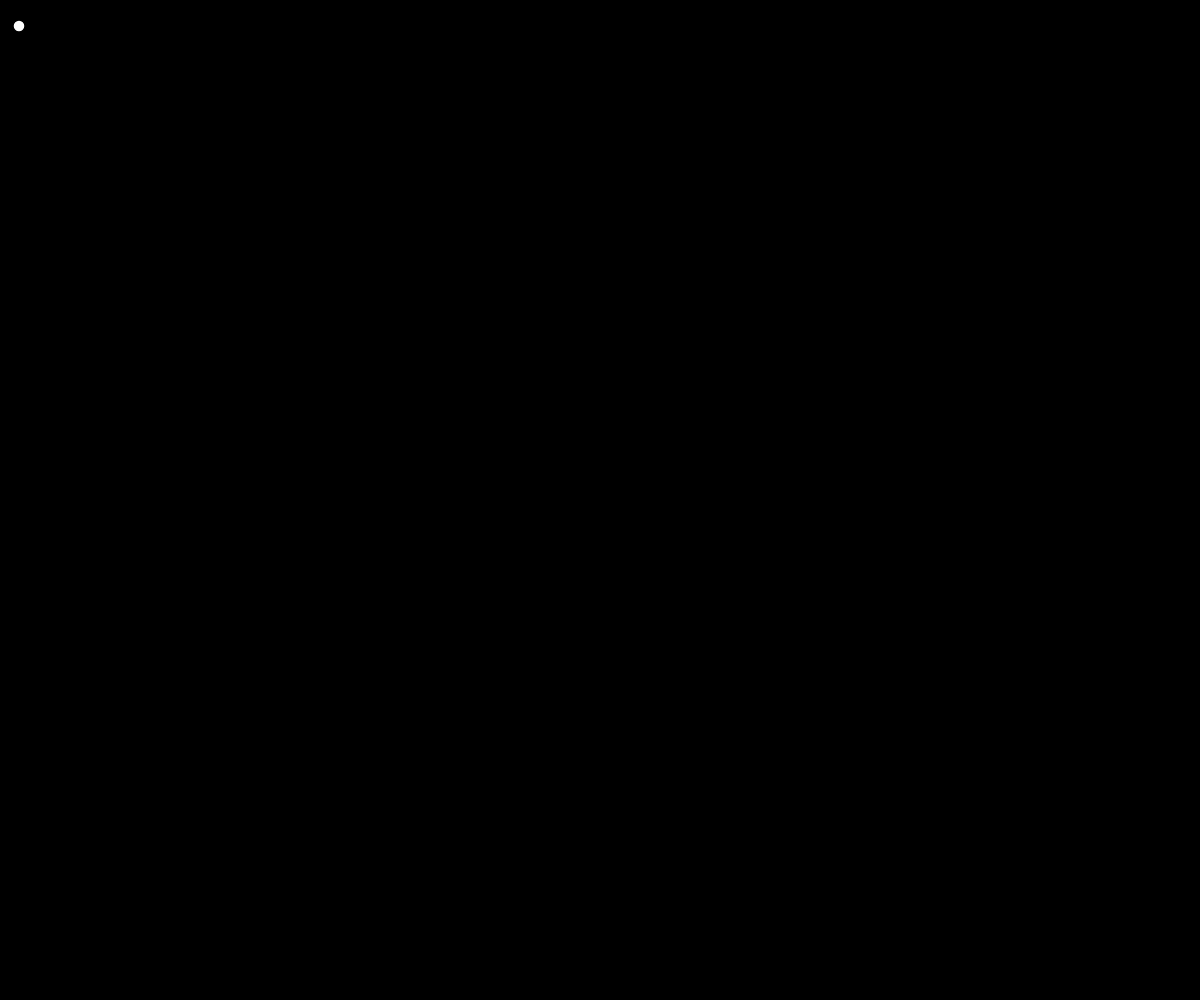
Frame 1 (no input)
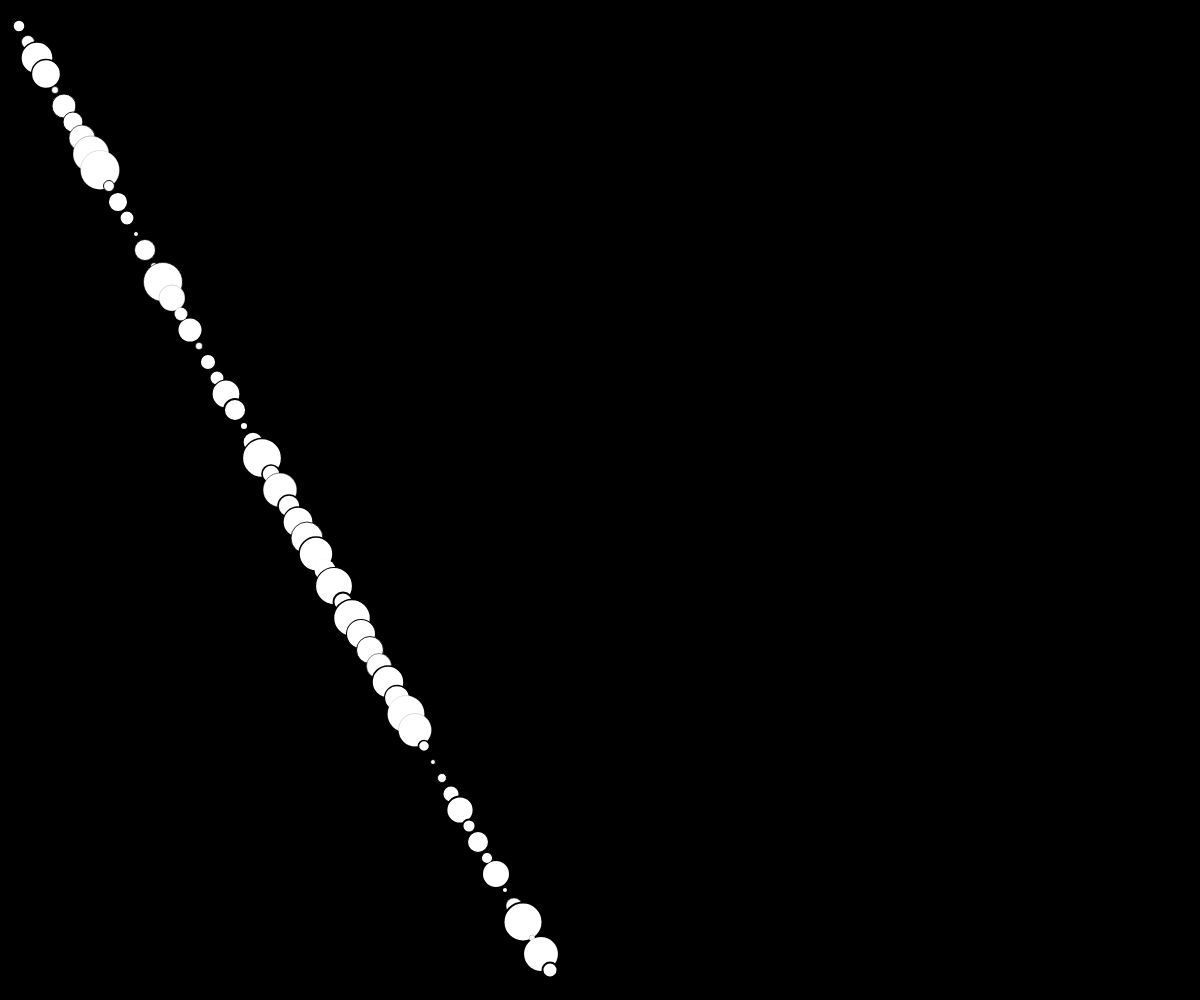
Frame 60 (no input)
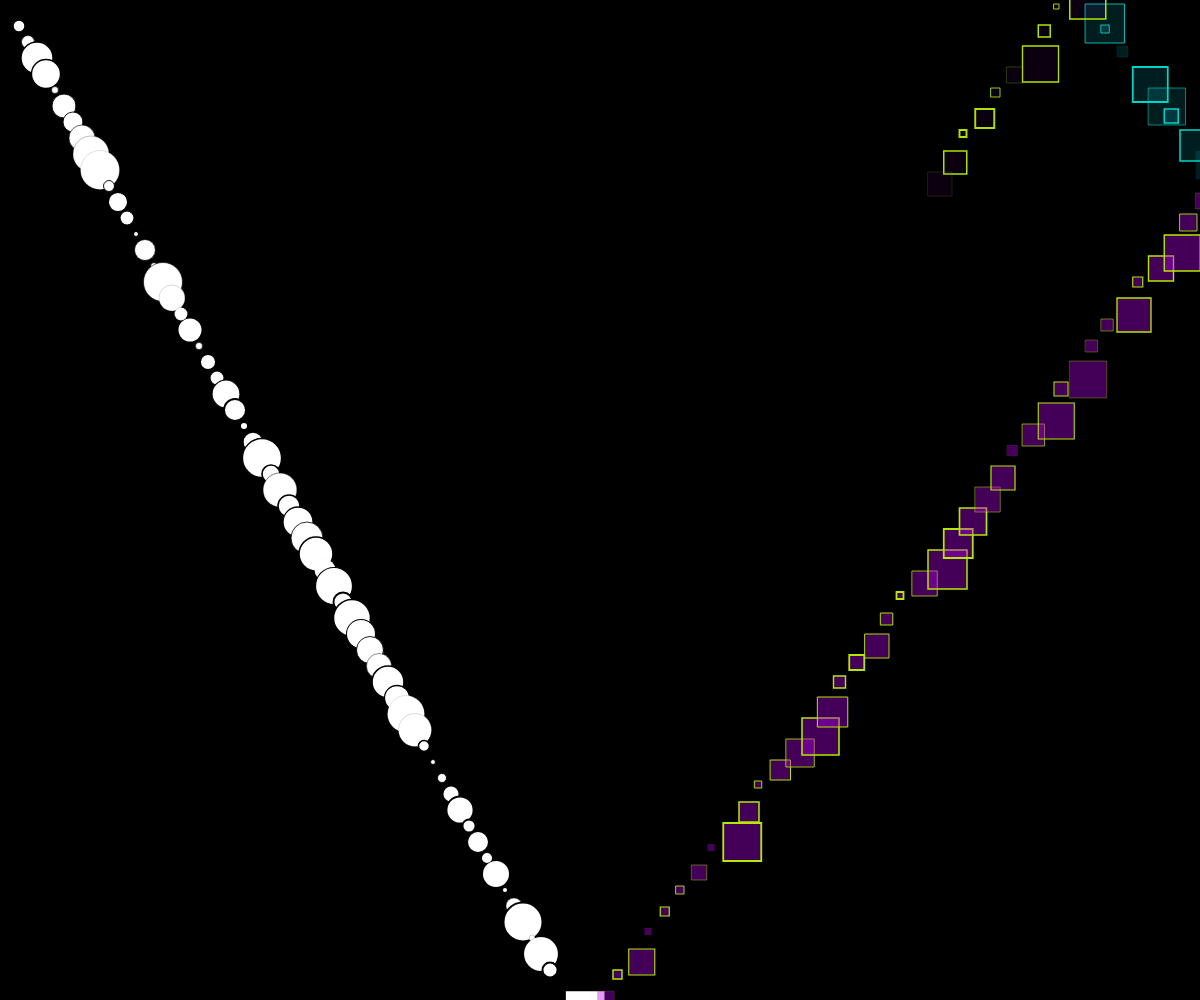
Frame 120 (the mouse pressed at the canvas centre since frame 60)

The p5.js sketch that drew these frames (run headless with seeded random() and noise() and a simulated clock; from frame 60 on, the mouse is pressed at the canvas centre):

// p5.js sketch
// ── sketch.js
//Jack Lawless
//MART 220
//October 25th, 2017

var ball = {};      //ball variable
ball.width = 40;
ball.x = 10;
ball.y = 10;
ball.delta_x = 3;
ball.delta_y = 4;
ball.scale_x = 3;
ball.scale_y = 4;
var col = {};       //color variable
col.r = 0;
col.g = 0;
col.b = 0;
col.alpha = 0;
var mouseCounter = 0;

function setup() {
    createCanvas(windowWidth, windowHeight);
    background(0);
}



function draw() {
  //randomize strokeWeight
  strokeWeight(random(0, 2));
  //Put the ball in motion using x and y values(diagonal)
    ball.x += ball.delta_x * ball.scale_x;
    ball.y += ball.delta_y * ball.scale_y;
  //randomize the width of the ball
    ball.width = floor(random(5, 40));
//set and randomize color variables
    col.r = 0;
    col.g = floor(random(150, 200));
    col.b = floor(random(200, 255));
    col.alpha = ceil(random(0, 100));
//MODULOS mouse counter so it is equal to zero or one
    mouseCounter = mouseCounter % 2;
//if statement to bounce ball off of vertical wall and color ball
    if (ball.x >= width || ball.x <= 0) {
        ball.delta_x = -1 * ball.delta_x;
        fill(col.r, col.g, col.b, col.alpha);
        stroke(col.r, col.b, col.g);
    }
//if statement to bounce ball off of horizontal wall and color ball opposite of previous
    if (ball.y >= height || ball.y <= 0) {
        ball.delta_y = -1 * ball.delta_y;
        col.r = col.g;
        col.g = 0;
          stroke(col.r, col.b, col.g);
        fill(col.r, col.g, col.b, col.alpha);
    }
//if statement to switch between ellipse and rectangle everytime mouse is clicked
    if(mouseCounter == 0){
      ellipse(ball.x, ball.y, ball.width, ball.width);
    }else{
      rect(ball.x, ball.y, ball.width, ball.width );
    }
}

//Mouse pressed function(everything in here will execute when mouse is clicked)
//mouse counter counts, angle and speed change(increase), return false
function mousePressed() {
  mouseCounter++;
  ball.scale_x = map(mouseX, 0, width, 0.5, 10);
  ball.scale_y = map(mouseY, 0, height, 0.5, 10);
return false;

}
